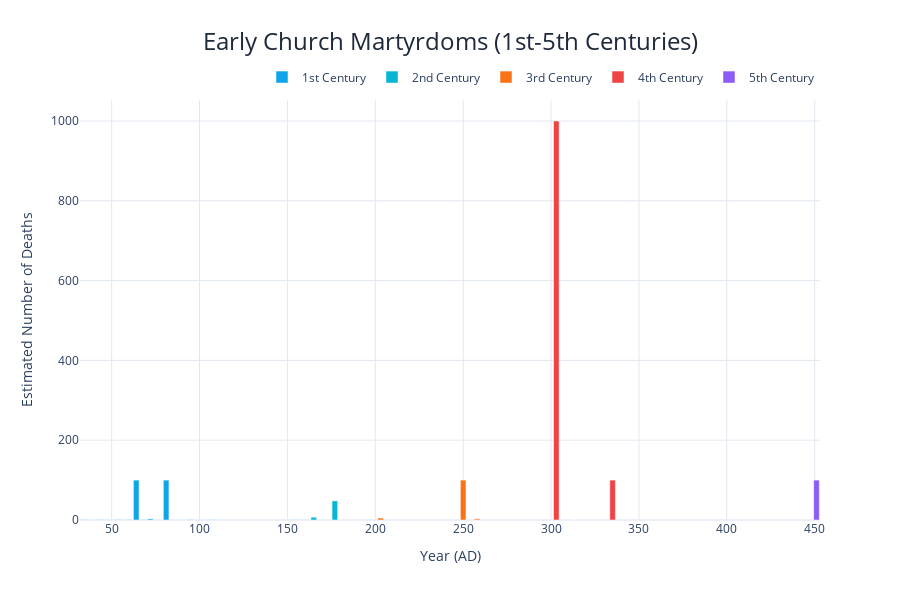

Notebook code cell kept with this figure:
### Markdown cell above
## Interactive Visualization: Martyrdoms Over Time

This interactive chart shows the estimated number of deaths from recorded Christian martyrdoms across five centuries.

### Code cell
# Create interactive Plotly bar chart
fig = go.Figure()

# Color code by century
colors = {
    '1st Century': '#0ea5e9',
    '2nd Century': '#06b6d4',
    '3rd Century': '#f97316',
    '4th Century': '#ef4444',
    '5th Century': '#8b5cf6'
}

for period in df['Period'].unique():
    period_data = df[df['Period'] == period]
    fig.add_trace(go.Bar(
        x=period_data['Year'],
        y=period_data['Deaths'],
        name=period,
        marker_color=colors[period],
        hovertemplate='<b>%{customdata[0]}</b><br>' +
                      'Year: %{x} AD<br>' +
                      'Deaths: %{y}<br>' +
                      'Emperor: %{customdata[1]}<br>' +
                      'Location: %{customdata[2]}<extra></extra>',
        customdata=period_data[['Event', 'Emperor', 'Location']].values
    ))

fig.update_layout(
    title={
        'text': 'Early Church Martyrdoms (1st-5th Centuries)',
        'x': 0.5,
        'xanchor': 'center',
        'font': {'size': 24, 'color': '#1e293b'}
    },
    xaxis_title='Year (AD)',
    yaxis_title='Estimated Number of Deaths',
    hovermode='x unified',
    template='plotly_white',
    height=600,
    font=dict(size=12),
    xaxis=dict(
        showgrid=True,
        gridwidth=1,
        gridcolor='#e2e8f0'
    ),
    yaxis=dict(
        showgrid=True,
        gridwidth=1,
        gridcolor='#e2e8f0'
    ),
    legend=dict(
        orientation='h',
        yanchor='bottom',
        y=1.02,
        xanchor='right',
        x=1
    )
)

fig.show()

# Save for Myst integration
fig.write_html('martyrdoms_chart.html')
print("Chart saved as 'martyrdoms_chart.html'")

### Figure 1 — Plotly figure (JSON) as saved in the notebook; plotly's stock layout.template omitted (floating-point values rounded to 4 significant figures)
{"data": [{"customdata": [["Stephen", "Tiberius", "Jerusalem"], ["James the Greater", "Claudius", "Jerusalem"], ["Philip the Apostle", "Nero", "Hieropolis"], ["Matthew the Apostle", "Nero", "Ethiopia"], ["Nero's Persecution", "Nero", "Rome"], ["Mark the Apostle", "Nero", "Alexandria"], ["Jude, Simon, Thomas (apostles)", "Vespasian", "Jerusalem/Edessa/India"], ["Domitian's Persecution", "Domitian", "Roman Empire"], ["John (exile)", "Domitian", "Patmos/Ephesus"]], "hovertemplate": "<b>%{customdata[0]}</b><br>Year: %{x} AD<br>Deaths: %{y}<br>Emperor: %{customdata[1]}<br>Location: %{customdata[2]}<extra></extra>", "marker": {"color": "#0ea5e9"}, "name": "1st Century", "type": "bar", "x": [34, 43, 54, 60, 64, 68, 72, 81, 95], "y": [1, 1, 1, 1, 100, 1, 3, 100, 1]}, {"customdata": [["Ignatius of Antioch", "Trajan", "Rome"], ["Polycarp", "Antoninus Pius", "Smyrna"], ["Justin Martyr and companions", "Marcus Aurelius", "Rome"], ["Lyon Persecution", "Marcus Aurelius", "Lyon (Gaul)"]], "hovertemplate": "<b>%{customdata[0]}</b><br>Year: %{x} AD<br>Deaths: %{y}<br>Emperor: %{customdata[1]}<br>Location: %{customdata[2]}<extra></extra>", "marker": {"color": "#06b6d4"}, "name": "2nd Century", "type": "bar", "x": [107, 155, 165, 177], "y": [1, 1, 7, 48]}, {"customdata": [["Perpetua & Felicity", "Septimius Severus", "Carthage"], ["Decius Persecution", "Decius", "Roman Empire"], ["Sixtus II & Lawrence", "Valerian", "Rome/Carthage"]], "hovertemplate": "<b>%{customdata[0]}</b><br>Year: %{x} AD<br>Deaths: %{y}<br>Emperor: %{customdata[1]}<br>Location: %{customdata[2]}<extra></extra>", "marker": {"color": "#f97316"}, "name": "3rd Century", "type": "bar", "x": [203, 250, 258], "y": [5, 100, 3]}, {"customdata": [["Diocletian Great Persecution", "Diocletian", "Roman Empire"], ["Edict of Milan (end of persecution)", "Constantine", "Roman Empire"], ["Shapur II's Persecution", "Constantine II", "Persian Empire"]], "hovertemplate": "<b>%{customdata[0]}</b><br>Year: %{x} AD<br>Deaths: %{y}<br>Emperor: %{customdata[1]}<br>Location: %{customdata[2]}<extra></extra>", "marker": {"color": "#ef4444"}, "name": "4th Century", "type": "bar", "x": [303, 313, 335], "y": [1000, 0, 100]}, {"customdata": [["Battle of Avarayr (Armenia)", "Theodosius II", "Armenia"]], "hovertemplate": "<b>%{customdata[0]}</b><br>Year: %{x} AD<br>Deaths: %{y}<br>Emperor: %{customdata[1]}<br>Location: %{customdata[2]}<extra></extra>", "marker": {"color": "#8b5cf6"}, "name": "5th Century", "type": "bar", "x": [451], "y": [100]}], "layout": {"font": {"size": 12}, "height": 600, "hovermode": "x unified", "legend": {"orientation": "h", "x": 1, "xanchor": "right", "y": 1.02, "yanchor": "bottom"}, "title": {"font": {"color": "#1e293b", "size": 24}, "text": "Early Church Martyrdoms (1st-5th Centuries)", "x": 0.5, "xanchor": "center"}, "xaxis": {"gridcolor": "#e2e8f0", "gridwidth": 1, "showgrid": true, "title": {"text": "Year (AD)"}}, "yaxis": {"gridcolor": "#e2e8f0", "gridwidth": 1, "showgrid": true, "title": {"text": "Estimated Number of Deaths"}}}}
